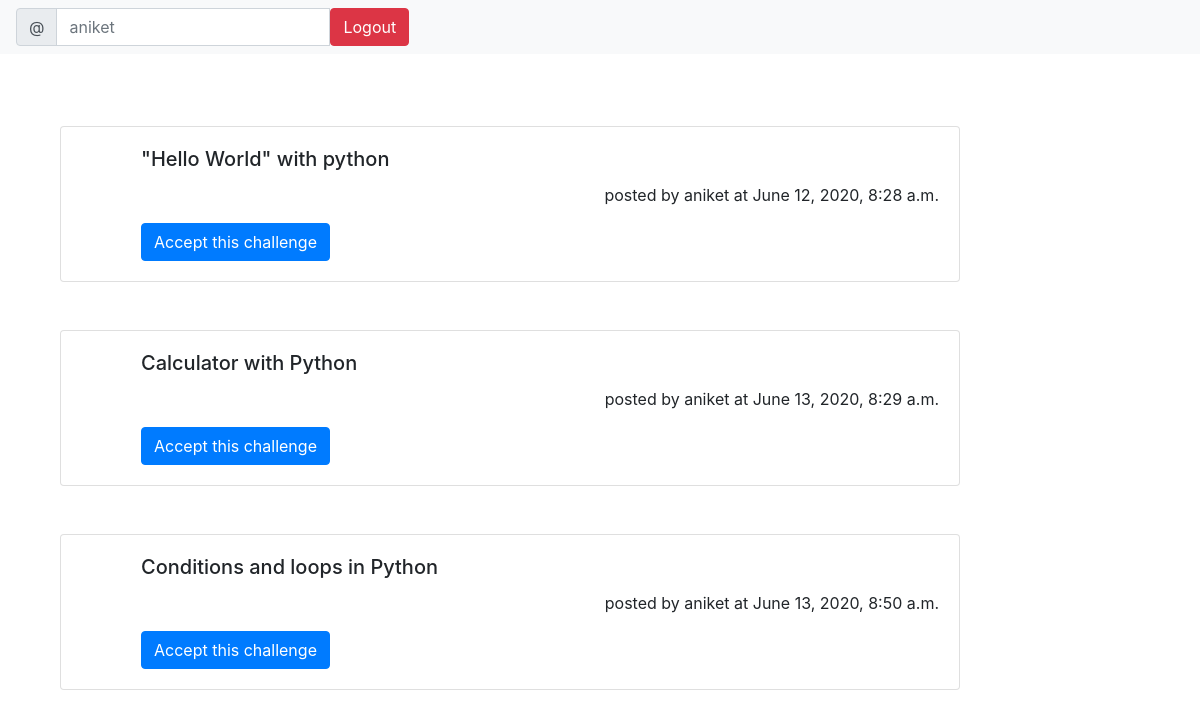
Screenshot of /pyques/ (signed in) with the database file from the repository.
### codingpractice/models.py (models this page shows, shortened)
class Question(models.Model):		#to make questions for coding practice
	user = models.ForeignKey(get_user_model(),on_delete = models.CASCADE,null = True)
	questiontitle = models.CharField(max_length=100)
	question=models.TextField()			#description of question in detail
	difficulty=models.CharField(max_length=10)
	Score=models.IntegerField()
	timestamp = models.DateTimeField(default = timezone.now)

### codingpractice/views.py (the view)
# urls.py: path('pyques/',pyques,name = 'pyques'), #List of questions page
@login_required
def pyques(request):
    q=Question.objects.all()
    return render(request,'pyques.html',{'q':q})

### templates/pyques.html (shortened to what this page needs)
<!DOCTYPE html>
<html lang="en">
<head>
    <link rel="stylesheet" href="https://stackpath.bootstrapcdn.com/bootstrap/4.5.0/css/bootstrap.min.css">
</head>
<body>
    {% block content %}
    <nav class="navbar navbar-light bg-light">
        <form class="form-inline">
            {% if user.is_authenticated %}
          <div class="input-group">
            <div class="input-group-prepend">
              <span class="input-group-text" id="basic-addon1">@</span>
            </div>
            <input type="text" class="form-control" placeholder="{{request.user}}" aria-label="Username" aria-describedby="basic-addon1">
            <a class = "btn btn-danger" href="{% url 'codingpractice:logout' %}">Logout</a>
          </div>
          {% else %}
          <a href="{% url 'codingpractice:signup' %}"><button class="btn btn-primary" type="button">Sign Up</button></a>
          <a href="{% url 'codingpractice:login' %}"></a><button class="btn btn-success" type="button">Login</button></a>
          {% endif %}
        </form>
      </nav>
      <br><br><br>
      {% for i in q %}
      <div class="card w-75" style="padding-left: 5%;margin-left:5%">
        <div class="card-body">
          <h5 class="card-title">{{i.questiontitle}}           </h5>
            <p style="text-align: right;">posted by {{i.user}} at {{i.timestamp}}</p></p>
          <a href="{% url 'codingpractice:solve' i.id %}" class="btn btn-primary">Accept this challenge</a>
        </div>
      </div>
      <br><br>
        {% endfor %}
      {% endblock %}
</body>
</html>

### rows the page displays
Question: questiontitle "\"Hello World\" with python", user "aniket", timestamp "June 12, 2020, 8:28 a.m."
Question: questiontitle "Calculator with Python", user "aniket", timestamp "June 13, 2020, 8:29 a.m."
Question: questiontitle "Conditions and loops in Python", user "aniket", timestamp "June 13, 2020, 8:50 a.m."
